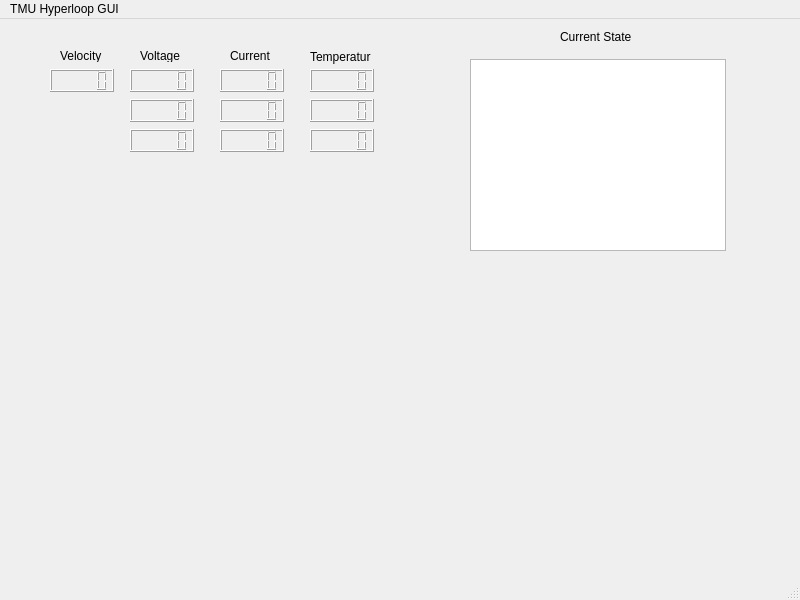
<?xml version="1.0" encoding="UTF-8"?>
<ui version="4.0">
 <class>TMUHyperloopGUI</class>
 <widget class="QMainWindow" name="TMUHyperloopGUI">
  <property name="geometry">
   <rect>
    <x>0</x>
    <y>0</y>
    <width>800</width>
    <height>600</height>
   </rect>
  </property>
  <property name="windowTitle">
   <string>TMU Hyperloop GUI</string>
  </property>
  <widget class="QWidget" name="centralwidget">
   <widget class="QLCDNumber" name="lcdNumber">
    <property name="geometry">
     <rect>
      <x>50</x>
      <y>50</y>
      <width>64</width>
      <height>23</height>
     </rect>
    </property>
   </widget>
   <widget class="QLabel" name="label">
    <property name="geometry">
     <rect>
      <x>60</x>
      <y>30</y>
      <width>47</width>
      <height>13</height>
     </rect>
    </property>
    <property name="text">
     <string>Velocity</string>
    </property>
   </widget>
   <widget class="QLCDNumber" name="lcdNumber_2">
    <property name="geometry">
     <rect>
      <x>130</x>
      <y>50</y>
      <width>64</width>
      <height>23</height>
     </rect>
    </property>
   </widget>
   <widget class="QLabel" name="label_2">
    <property name="geometry">
     <rect>
      <x>140</x>
      <y>30</y>
      <width>47</width>
      <height>13</height>
     </rect>
    </property>
    <property name="text">
     <string>Voltage</string>
    </property>
   </widget>
   <widget class="QLCDNumber" name="lcdNumber_3">
    <property name="geometry">
     <rect>
      <x>130</x>
      <y>80</y>
      <width>64</width>
      <height>23</height>
     </rect>
    </property>
   </widget>
   <widget class="QLCDNumber" name="lcdNumber_4">
    <property name="geometry">
     <rect>
      <x>130</x>
      <y>110</y>
      <width>64</width>
      <height>23</height>
     </rect>
    </property>
   </widget>
   <widget class="QLCDNumber" name="lcdNumber_5">
    <property name="geometry">
     <rect>
      <x>220</x>
      <y>50</y>
      <width>64</width>
      <height>23</height>
     </rect>
    </property>
   </widget>
   <widget class="QLabel" name="label_3">
    <property name="geometry">
     <rect>
      <x>230</x>
      <y>30</y>
      <width>47</width>
      <height>13</height>
     </rect>
    </property>
    <property name="text">
     <string>Current</string>
    </property>
   </widget>
   <widget class="QLCDNumber" name="lcdNumber_6">
    <property name="geometry">
     <rect>
      <x>220</x>
      <y>80</y>
      <width>64</width>
      <height>23</height>
     </rect>
    </property>
   </widget>
   <widget class="QLCDNumber" name="lcdNumber_7">
    <property name="geometry">
     <rect>
      <x>220</x>
      <y>110</y>
      <width>64</width>
      <height>23</height>
     </rect>
    </property>
   </widget>
   <widget class="QLCDNumber" name="lcdNumber_8">
    <property name="geometry">
     <rect>
      <x>310</x>
      <y>80</y>
      <width>64</width>
      <height>23</height>
     </rect>
    </property>
   </widget>
   <widget class="QLabel" name="label_4">
    <property name="geometry">
     <rect>
      <x>310</x>
      <y>30</y>
      <width>61</width>
      <height>16</height>
     </rect>
    </property>
    <property name="text">
     <string>Temperature</string>
    </property>
   </widget>
   <widget class="QLCDNumber" name="lcdNumber_9">
    <property name="geometry">
     <rect>
      <x>310</x>
      <y>50</y>
      <width>64</width>
      <height>23</height>
     </rect>
    </property>
   </widget>
   <widget class="QLCDNumber" name="lcdNumber_10">
    <property name="geometry">
     <rect>
      <x>310</x>
      <y>110</y>
      <width>64</width>
      <height>23</height>
     </rect>
    </property>
   </widget>
   <widget class="QTextBrowser" name="textBrowser">
    <property name="geometry">
     <rect>
      <x>470</x>
      <y>40</y>
      <width>256</width>
      <height>192</height>
     </rect>
    </property>
    <property name="html">
     <string>&lt;!DOCTYPE HTML PUBLIC &quot;-//W3C//DTD HTML 4.0//EN&quot; &quot;http://www.w3.org/TR/REC-html40/strict.dtd&quot;&gt;
&lt;html&gt;&lt;head&gt;&lt;meta name=&quot;qrichtext&quot; content=&quot;1&quot; /&gt;&lt;style type=&quot;text/css&quot;&gt;
p, li { white-space: pre-wrap; }
&lt;/style&gt;&lt;/head&gt;&lt;body style=&quot; font-family:'MS Shell Dlg 2'; font-size:8.25pt; font-weight:400; font-style:normal;&quot;&gt;
&lt;p style=&quot;-qt-paragraph-type:empty; margin-top:0px; margin-bottom:0px; margin-left:0px; margin-right:0px; -qt-block-indent:0; text-indent:0px;&quot;&gt;&lt;br /&gt;&lt;/p&gt;&lt;/body&gt;&lt;/html&gt;</string>
    </property>
   </widget>
   <widget class="QLabel" name="label_5">
    <property name="geometry">
     <rect>
      <x>560</x>
      <y>10</y>
      <width>71</width>
      <height>16</height>
     </rect>
    </property>
    <property name="text">
     <string>Current State</string>
    </property>
   </widget>
  </widget>
  <widget class="QMenuBar" name="menubar">
   <property name="geometry">
    <rect>
     <x>0</x>
     <y>0</y>
     <width>800</width>
     <height>21</height>
    </rect>
   </property>
   <widget class="QMenu" name="menuTMU_Hyperloop_GUI">
    <property name="title">
     <string>TMU Hyperloop GUI</string>
    </property>
   </widget>
   <addaction name="menuTMU_Hyperloop_GUI"/>
  </widget>
  <widget class="QStatusBar" name="statusbar"/>
 </widget>
 <resources/>
 <connections/>
</ui>
